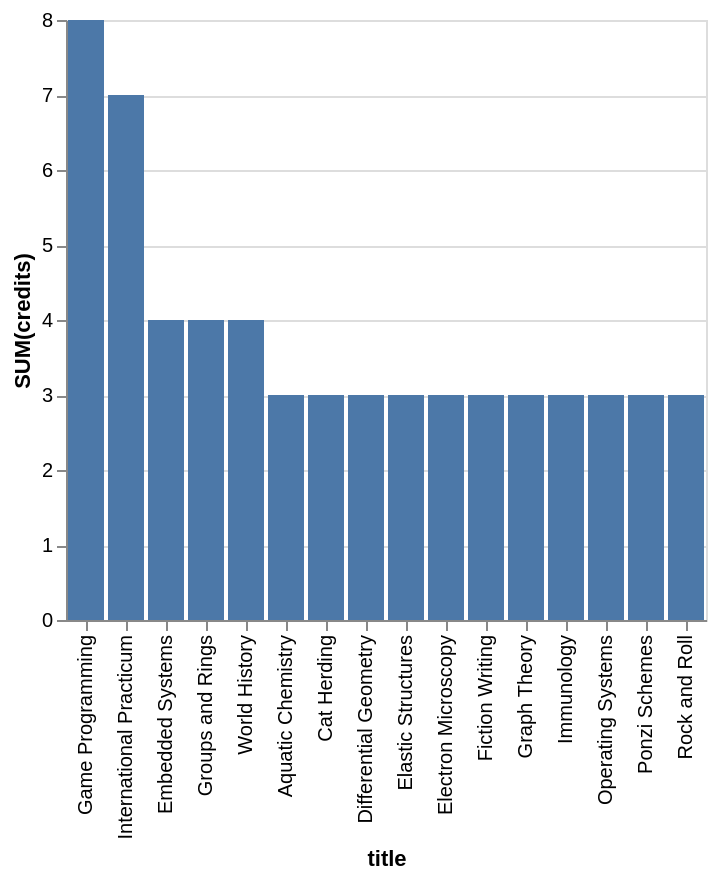

Vega-Lite specification for this chart:
### Vega-Lite specification from a JSON file in a GitHub repository (floating-point values rounded to 4 significant figures)
{"data": {"values": [{"x_data": "Aquatic Chemistry", "y_data": 3}, {"x_data": "Cat Herding", "y_data": 3}, {"x_data": "Differential Geometry", "y_data": 3}, {"x_data": "Elastic Structures", "y_data": 3}, {"x_data": "Electron Microscopy", "y_data": 3}, {"x_data": "Embedded Systems", "y_data": 4}, {"x_data": "Fiction Writing", "y_data": 3}, {"x_data": "Game Programming", "y_data": 8}, {"x_data": "Graph Theory", "y_data": 3}, {"x_data": "Groups and Rings", "y_data": 4}, {"x_data": "Immunology", "y_data": 3}, {"x_data": "International Practicum", "y_data": 7}, {"x_data": "Operating Systems", "y_data": 3}, {"x_data": "Ponzi Schemes", "y_data": 3}, {"x_data": "Rock and Roll", "y_data": 3}, {"x_data": "World History", "y_data": 4}]}, "mark": "bar", "encoding": {"x": {"field": "x_data", "type": "nominal", "title": "title", "sort": {"op": "sum", "field": "y_data", "order": "descending"}}, "y": {"field": "y_data", "type": "quantitative", "title": "SUM(credits)"}}}
